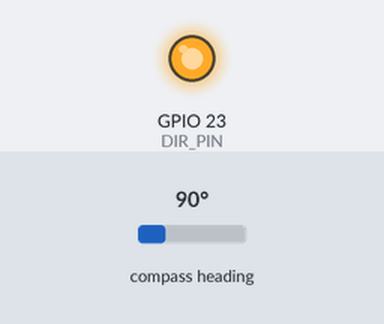
This sketch was run on a simulated ESP32. Parts: output pins drawn as LEDs (lit = HIGH). The inputs (shaded band) are chosen by the test bench; at power-on: compass heading 90°. What the sketch prints to the serial monitor is not drawn.

Above: at 0.1 s.
Timing chart, 0 to 1.6 s (numbered marks = the images above):
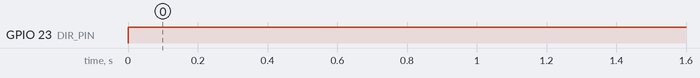

Measured:
- by itself, GPIO 23 (DIR_PIN): LOW → HIGH at 0.00 s

The sketch:

AS5600.ino
```cpp
#include <Wire.h>
#include <AS5600.h>

AMS_5600 ams5600; // Correct class name
#define DIR_PIN 23

int angle_in = 0;

void setup() {
  pinMode(DIR_PIN, OUTPUT);
  Serial.begin(115200);
  Wire.begin();
}

int Angle() {
  digitalWrite(DIR_PIN, HIGH);
  int in;
  in = map(ams5600.getRawAngle(), 0, 4095, 0, 360);
  return in;
}

void loop() {
  if (ams5600.detectMagnet() == 1 ) {
    if (angle_in != Angle()) {
      angle_in = Angle();
      Serial.print("Angle value after movement detected : ");
      Serial.println(angle_in);
    }
    delay(100);
  }
   delay(100);
}
```
